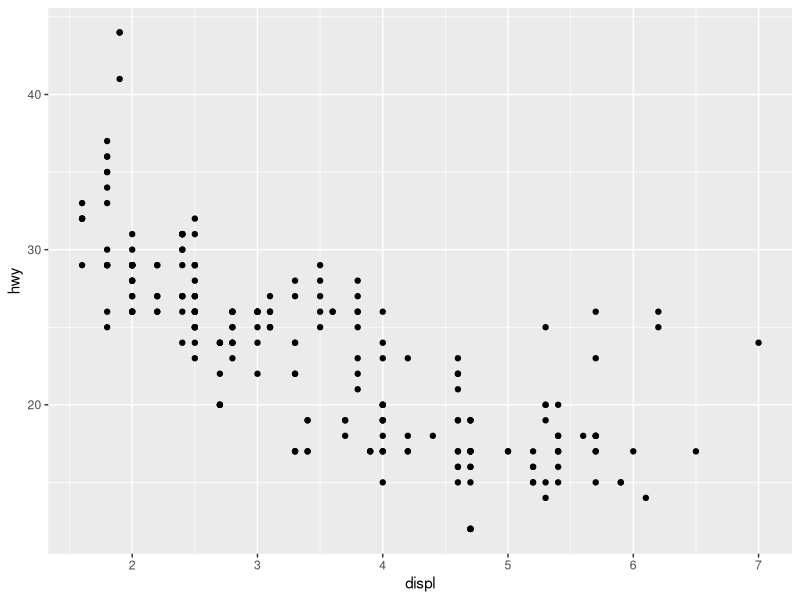
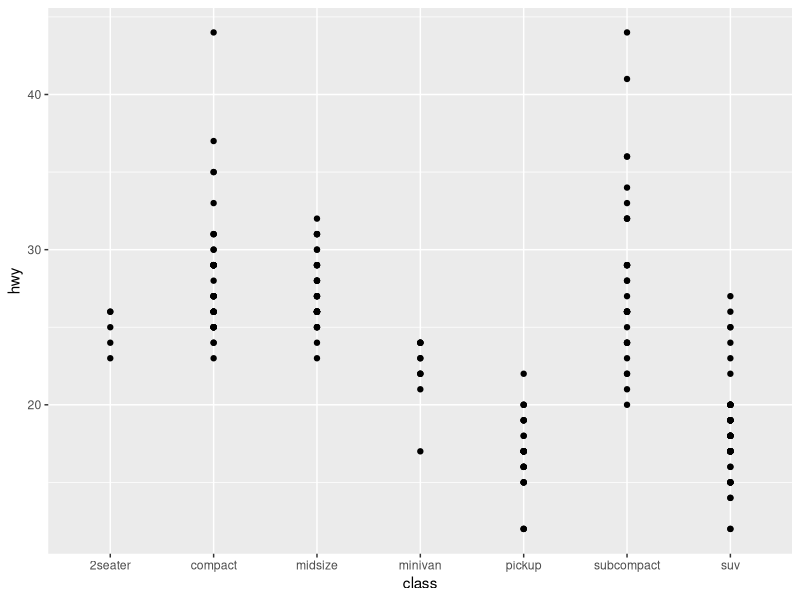
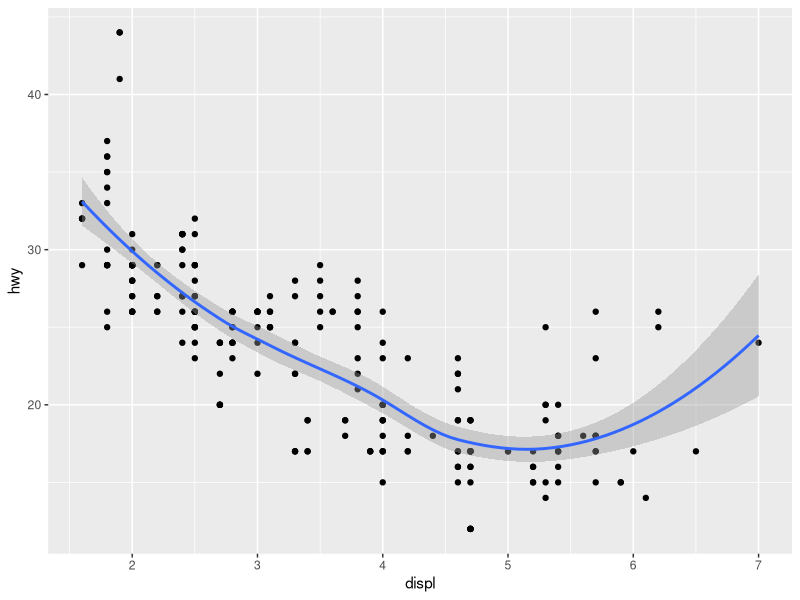

Generate these figures, in order, with R:
## ---- chunk 1
#| echo: true
#| warning: false
#| message: false
library(tidyverse)
## ---- chunk 2
mpg
## ---- chunk 3
mpg %>% 
  ggplot() +
  geom_point(mapping = aes(x = displ, y = hwy))
## ---- chunk 4
mpg %>% 
  ggplot() + 
  geom_point(aes(class, hwy))
## ---- chunk 5
mpg %>% 
  ggplot() + 
  geom_point(aes(displ, hwy)) +
  geom_smooth(aes(displ, hwy))
